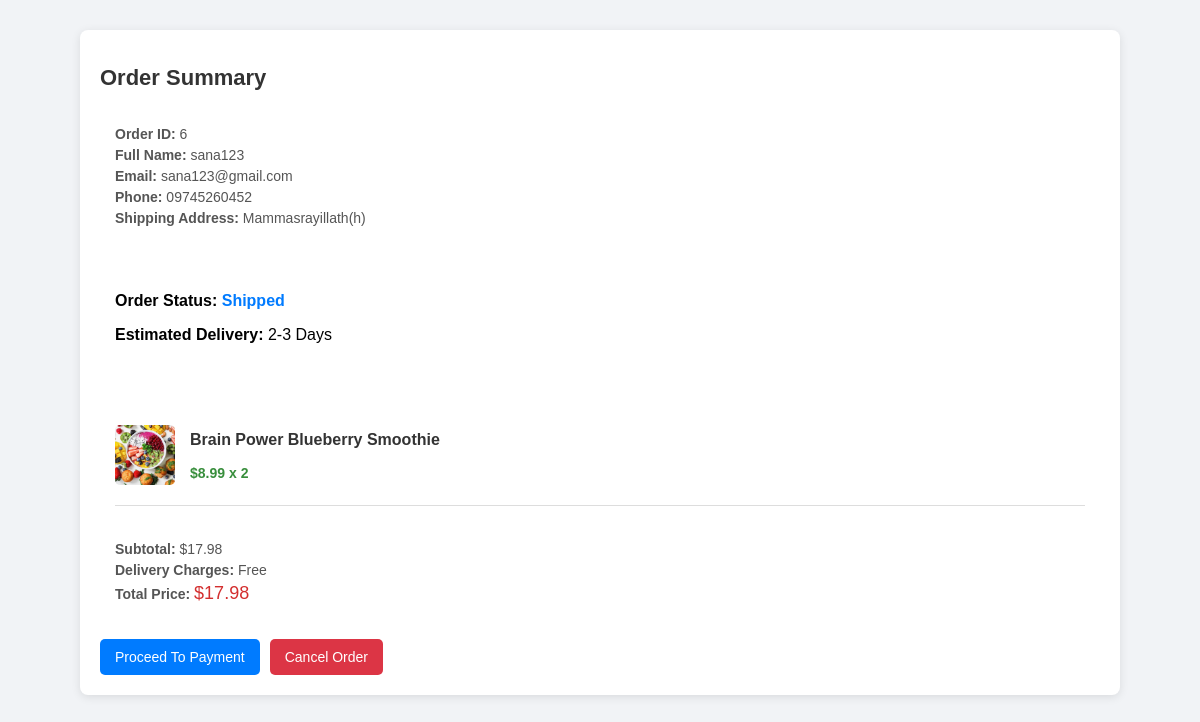
Screenshot of /order_summary/6/ (signed in) with the database file from the repository.
### myapp/models.py (models this page shows, shortened)
class Order(models.Model):
    user = models.ForeignKey(User, on_delete=models.SET_NULL, null=True, blank=True)  # User who placed the order
    full_name = models.CharField(max_length=255)
    email = models.EmailField()
    phone = models.CharField(max_length=15)
    address = models.TextField()
    total_price = models.DecimalField(max_digits=10, decimal_places=2)
    order_date = models.DateTimeField(auto_now_add=True)
    payment_status = models.CharField(max_length=20, default='Pending')

class OrderItem(models.Model):
    order = models.ForeignKey(Order, related_name='items', on_delete=models.CASCADE)
    product = models.ForeignKey(Product, on_delete=models.CASCADE)
    quantity = models.PositiveIntegerField()
    price = models.DecimalField(max_digits=10, decimal_places=2)

class Product(models.Model):
    name = models.CharField(max_length=100)
    price = models.DecimalField(max_digits=10, decimal_places=2)
    description = models.TextField()
    image = models.ImageField(upload_to='images/')

### myapp/views.py (the view)
# urls.py: path('order_summary/<int:order_id>/',views.order_summary,name='order_summary'),
def order_summary(request, order_id):
    order = Order.objects.filter(id=order_id, user=request.user).first()
    if not order:
        messages.error(request, 'Order not found.')
        return redirect('cart')
    order_items = OrderItem.objects.filter(order=order)
    total_quantity = sum(item.quantity for item in order_items)
    total_price = sum(item.quantity * item.price for item in order_items)
    order_items_with_names = [
        {
            'product_name': item.product.name,
            'quantity': item.quantity,
            'price': item.price,
            'total': item.quantity * item.product.price
        }
        for item in order_items
    ]
    return render(request, 'order_summary.html', {
        'order': order,
        'order_items': order_items,
        'total_quantity': total_quantity,
        'total_price': total_price
    })

### myapp/templates/order_summary.html (shortened to what this page needs)
{% load static %}
<!DOCTYPE html>
<html lang="en">
<head>
</head>
<body>
    <div class="container">
        <h1>Order Summary</h1>
        <div class="order-details">
            <p><strong>Order ID:</strong> {{ order.id }}</p>
            <p><strong>Full Name:</strong> {{ order.full_name }}</p>
            <p><strong>Email:</strong> {{ order.email }}</p>
            <p><strong>Phone:</strong> {{ order.phone }}</p>
            <p><strong>Shipping Address:</strong> {{ order.address }}</p>
        </div>
        <div class="order-tracking">
            <p><strong>Order Status:</strong> <span class="status">Shipped</span></p>
            <p><strong>Estimated Delivery:</strong> 2-3 Days</p>
        </div>
        <div class="product-list">
            {% for item in order_items %}
                <div class="product-item">
                    <img src="{{ item.product.image.url }}" alt="{{ item.product.name }}">
                    <div class="product-details">
                        <p class="product-name">{{ item.product.name }}</p>
                        <p class="product-price">${{ item.price }} x {{ item.quantity }}</p>
                    </div>
                </div>
            {% endfor %}
        </div>
        <div class="pricing-details">
            <p><strong>Subtotal:</strong> ${{ total_price }}</p>
            <p><strong>Delivery Charges:</strong> Free</p>
            <p><strong>Total Price:</strong> <span style="color: #d32f2f; font-size: 18px;">${{ total_price }}</span></p>
        </div>
        <div class="cta-buttons">
            <button id="rzp-button1" class="btn btn-primary">Proceed To Payment</button>
            <button class="btn btn-danger">Cancel Order</button>
        </div>
    </div>
</body>
</html>

### myapp/templates/order_summary.html (style rules this page uses)
body { font-family: 'Arial', sans-serif; background-color: #f1f3f6; margin: 0; padding: 0; }
.container { width: 90%; max-width: 1000px; margin: 30px auto; background-color: white; padding: 20px; border-radius: 8px; box-shadow: 0 2px 10px rgba(0, 0, 0, 0.1); }
h1 { font-size: 22px; color: #333; margin-bottom: 15px; }
.order-details, .pricing-details { padding: 15px; background: white; border-radius: 5px; margin-bottom: 15px; }
.order-details p, .pricing-details p { margin: 5px 0; font-size: 14px; color: #555; }
.order-tracking { padding: 15px; background: white; border-radius: 5px; margin-bottom: 15px; }
.status { color: #007bff; font-weight: bold; }
.product-list { background: white; padding: 15px; border-radius: 5px; }
.product-item { display: flex; align-items: center; padding: 10px 0; border-bottom: 1px solid #ddd; }
.product-item img { width: 60px; height: 60px; object-fit: cover; border-radius: 5px; margin-right: 15px; }
.product-details { flex-grow: 1; }
.product-name { font-size: 16px; font-weight: bold; color: #333; }
.product-price { color: #388e3c; font-size: 14px; font-weight: bold; }
.cta-buttons { display: flex; gap: 10px; margin-top: 15px; }
.btn { padding: 10px 15px; font-size: 14px; border: none; cursor: pointer; border-radius: 5px; }
.btn-primary { background-color: #007bff; color: white; }
.btn-danger { background-color: #dc3545; color: white; }

### rows the page displays
Order: id "6", full_name "sana123", email "sana123@gmail.com", phone "09745260452", address "Mammasrayillath(h)"
OrderItem: product.image (picture), product.name "Brain Power Blueberry Smoothie", price "8.99", quantity "2"

### other values shown
{{ total_price }} "17.98"
